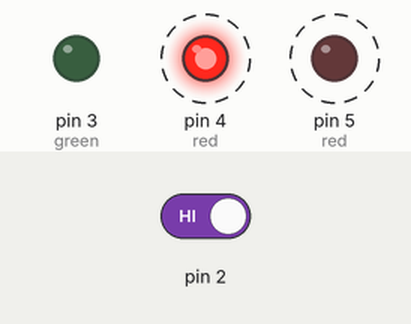
Bench run of a sketch on a simulated Arduino Uno, built with avr-gcc and run on an emulated ATmega328P. On the bench: output pins drawn as LEDs (lit = HIGH). Dashed ring = blinking. The inputs (shaded band) are chosen by the test bench; at power-on: pin 2 HIGH.

Above: at 1.8 s.
1.9 s: pin 2 driven LOW
At 3.2 s:
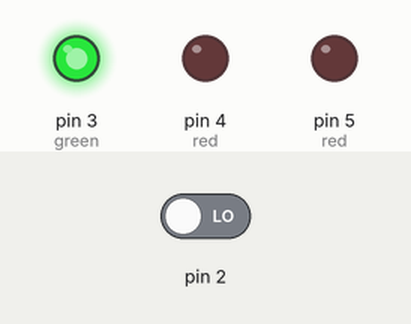
3.5 s: pin 2 driven HIGH
At 3.62 s:
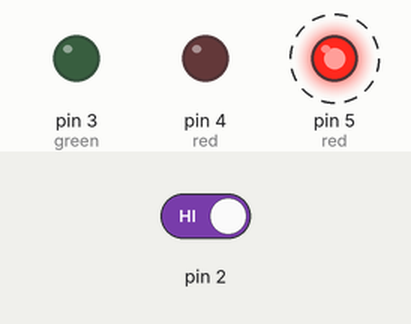
Timing chart, 0 to 12.5 s (numbered marks = the images above; inputs shaded):
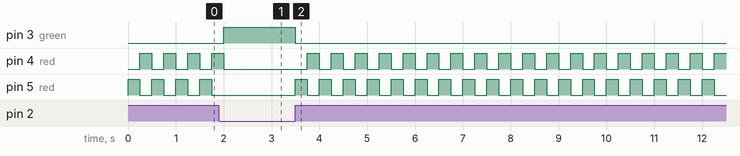

Measured:
- after the input at 1.9 s, pin 3 (green): LOW → HIGH after 0.10 s; pin 4 (red): goes on until 2.0 s, then stays LOW; pin 5 (red): stops changing and stays LOW
- after the input at 3.5 s, pin 3 (green): HIGH → LOW at once; pin 4 (red): alternates HIGH for 0.25 s and LOW for 0.25 s, starting after 0.25 s; pin 5 (red): alternates HIGH for 0.25 s and LOW for 0.25 s, starting at once
- by itself, pin 4 (red), pin 5 (red): alternates HIGH for 0.25 s and LOW for 0.25 s

The sketch:

main.ino
```cpp
int switchState = 0;

void setup()
{
  pinMode(5, OUTPUT); // red
  pinMode(4, OUTPUT); // red
  pinMode(3, OUTPUT); // green
  pinMode(2, INPUT);
}

void loop()
{
  switchState = digitalRead(2);

  if (switchState == LOW)
  // the button is not pressed
  {
    digitalWrite(3, HIGH); // green
    digitalWrite(4, LOW);  // red
    digitalWrite(5, LOW);  // red
  }
  else
  // the button is pressed
  {
    digitalWrite(3, LOW);  // green
    digitalWrite(4, LOW);  // red
    digitalWrite(5, HIGH); // red

    delay(250);
    digitalWrite(4, HIGH); // red
    digitalWrite(5, LOW);  // red
    delay(250);
  }
}
```
